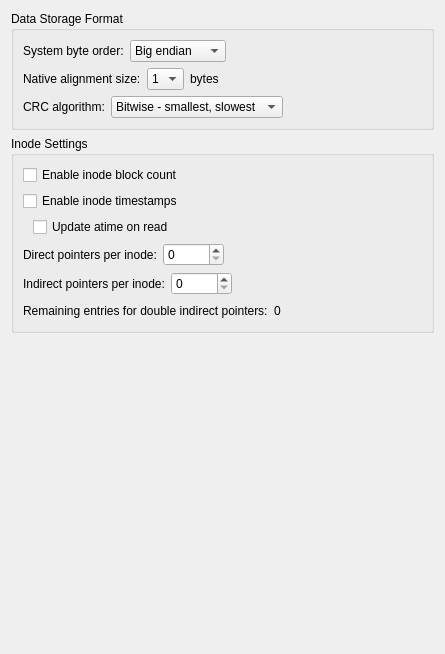
          <widget class="QWidget" name="scrollAreaWidgetContents_3">
           <property name="geometry">
            <rect>
             <x>0</x>
             <y>0</y>
             <width>445</width>
             <height>654</height>
            </rect>
           </property>
           <layout class="QVBoxLayout" name="verticalLayout_19">
            <item>
             <widget class="QGroupBox" name="gbDataFormat">
              <property name="title">
               <string>Data Storage Format</string>
              </property>
              <layout class="QVBoxLayout" name="verticalLayout_21">
               <item>
                <layout class="QHBoxLayout" name="hlayByteOrder">
                 <item>
                  <widget class="QLabel" name="label_23">
                   <property name="toolTip">
                    <string>&lt;html&gt;&lt;head/&gt;&lt;body&gt;&lt;p&gt;&lt;span style=&quot; font-weight:600;&quot;&gt;What it means:&lt;/span&gt; This setting is used to specify whether the byte order of the target system is little endian or big endian.&lt;/p&gt;&lt;p&gt;&lt;span style=&quot; font-weight:600;&quot;&gt;Guidance:&lt;/span&gt; The correct value is determined by your hardware. The majority of embedded systems are little endian. For example, ARM is bi-endian, but uses little endian by default. If this value is set incorrectly, the file system driver will not work: red_init() or RedFseInit() will return an error.&lt;/p&gt;&lt;/body&gt;&lt;/html&gt;</string>
                   </property>
                   <property name="text">
                    <string>System byte order:</string>
                   </property>
                  </widget>
                 </item>
                 <item>
                  <widget class="QComboBox" name="cmbByteOrder">
                   <property name="minimumSize">
                    <size>
                     <width>90</width>
                     <height>0</height>
                    </size>
                   </property>
                   <item>
                    <property name="text">
                     <string>Big endian</string>
                    </property>
                   </item>
                   <item>
                    <property name="text">
                     <string>Little endian</string>
                    </property>
                   </item>
                  </widget>
                 </item>
                 <item>
                  <spacer name="horizontalSpacer_15">
                   <property name="orientation">
                    <enum>Qt::Horizontal</enum>
                   </property>
                   <property name="sizeHint" stdset="0">
                    <size>
                     <width>40</width>
                     <height>20</height>
                    </size>
                   </property>
                  </spacer>
                 </item>
                 <item>
                  <widget class="WarningBtn" name="wbtnByteOrder" native="true">
                   <property name="sizePolicy">
                    <sizepolicy hsizetype="Fixed" vsizetype="Ignored">
                     <horstretch>0</horstretch>
                     <verstretch>0</verstretch>
                    </sizepolicy>
                   </property>
                   <property name="minimumSize">
                    <size>
                     <width>0</width>
                     <height>0</height>
                    </size>
                   </property>
                   <property name="maximumSize">
                    <size>
                     <width>18</width>
                     <height>16777215</height>
                    </size>
                   </property>
                  </widget>
                 </item>
                </layout>
               </item>
               <item>
                <layout class="QHBoxLayout" name="hlayAlignmentSize">
                 <item>
                  <widget class="QLabel" name="label_25">
                   <property name="toolTip">
                    <string>&lt;html&gt;&lt;head/&gt;&lt;body&gt;&lt;p&gt;&lt;span style=&quot; font-weight:600;&quot;&gt;What it means:&lt;/span&gt; This indicates the pointer alignment required to safely and efficiently access a pointer in an &amp;quot;aligned&amp;quot; fashion. In practice, &amp;quot;aligned&amp;quot; means dereferencing a pointer as if it were a pointer to uint32_t. A pointer is assumed to be sufficiently aligned to be accessed in this fashion if its address is evenly divisible by the alignment size.&lt;/p&gt;&lt;p&gt;&lt;span style=&quot; font-weight:600;&quot;&gt;Guidance: &lt;/span&gt;The default value of 4 will work for most systems (since that is the size of a uint32_t). On some architectures (like x86), an unaligned pointer can be accessed in an aligned fashion, but it is less efficient, so the alignment value should still be set. At this time, this setting is only used by the slice-by-8 CRC algorithm. If you are using an idiosyncratic architecture where the pointer address is not a reliable indicator of pointer alignment, this setting can be ignored and the slice-by-8 CRC algorithm should not be used.&lt;/p&gt;&lt;/body&gt;&lt;/html&gt;</string>
                   </property>
                   <property name="text">
                    <string>Native alignment size:</string>
                   </property>
                  </widget>
                 </item>
                 <item>
                  <widget class="QComboBox" name="cmbAlignmentSize">
                   <property name="minimumSize">
                    <size>
                     <width>0</width>
                     <height>0</height>
                    </size>
                   </property>
                   <item>
                    <property name="text">
                     <string>1</string>
                    </property>
                   </item>
                   <item>
                    <property name="text">
                     <string>2</string>
                    </property>
                   </item>
                   <item>
                    <property name="text">
                     <string>4</string>
                    </property>
                   </item>
                   <item>
                    <property name="text">
                     <string>8</string>
                    </property>
                   </item>
                  </widget>
                 </item>
                 <item>
                  <widget class="QLabel" name="label_26">
                   <property name="text">
                    <string>bytes</string>
                   </property>
                  </widget>
                 </item>
                 <item>
                  <spacer name="horizontalSpacer_16">
                   <property name="orientation">
                    <enum>Qt::Horizontal</enum>
                   </property>
                   <property name="sizeHint" stdset="0">
                    <size>
                     <width>40</width>
                     <height>20</height>
                    </size>
                   </property>
                  </spacer>
                 </item>
                 <item>
                  <widget class="WarningBtn" name="wbtnAlignmentSize" native="true">
                   <property name="sizePolicy">
                    <sizepolicy hsizetype="Fixed" vsizetype="Ignored">
                     <horstretch>0</horstretch>
                     <verstretch>0</verstretch>
                    </sizepolicy>
                   </property>
                   <property name="minimumSize">
                    <size>
                     <width>0</width>
                     <height>0</height>
                    </size>
                   </property>
                   <property name="maximumSize">
                    <size>
                     <width>18</width>
                     <height>16777215</height>
                    </size>
                   </property>
                  </widget>
                 </item>
                </layout>
               </item>
               <item>
                <layout class="QHBoxLayout" name="hlayCrc">
                 <item>
                  <widget class="QLabel" name="label_31">
                   <property name="toolTip">
                    <string>&lt;html&gt;&lt;head/&gt;&lt;body&gt;&lt;p&gt;&lt;span style=&quot; font-weight:600;&quot;&gt;What it means:&lt;/span&gt; Reliance Edge stores a CRC-32 value in each of its metadata blocks to allow the driver to check for media errors that have corrupted the metadata. There are several CRC algorithms, all of which compute identical CRC values given identical data and are thus equally good at detecting errors; but the different algorithms allow for trade-offs between size and speed.&lt;/p&gt;&lt;p&gt;&lt;span style=&quot; font-weight:600;&quot;&gt;Guidance:&lt;/span&gt; The default slice-by-8 algorithm is the fastest and the largest; it computes the CRC in 8-byte slices, taking advantage of the ability of many modern processors to load memory from several locations in parallel. It has the most code and it uses an 8 KB read-only table. If you have enough code space (on your ROM or NOR flash), the slice-by-8 algorithm is recommended since it provides the best performance. The slice-by-8 algorithm also relies on aligned memory access; see notes on the &amp;quot;Native alignment size&amp;quot; option.&lt;/p&gt;&lt;p&gt;The Sarwate algorithm is a fairly fast implementation which is much smaller than slice-by-8; it computes the CRC one byte at a time and uses a 1 KB read-only table. If the slice-by-8 algorithm is too big, the Sarwate algorithm is a good choice that provides decent performance in a much smaller package.&lt;/p&gt;&lt;p&gt;The bitwise algorithm is a slow but very small implementation; it computes the CRC one bit at a time and does not use a table. This algorithm is only recommended if space is very limited and Reliance Edge needs to be as small as possible.&lt;/p&gt;&lt;p&gt;Since all three algorithms compute the same CRC result, the CRC algorithm can be changed at any time without breaking media compatibility.&lt;/p&gt;&lt;/body&gt;&lt;/html&gt;</string>
                   </property>
                   <property name="text">
                    <string>CRC algorithm:</string>
                   </property>
                  </widget>
                 </item>
                 <item>
                  <widget class="QComboBox" name="cmbCrc">
                   <item>
                    <property name="text">
                     <string>Bitwise - smallest, slowest</string>
                    </property>
                   </item>
                   <item>
                    <property name="text">
                     <string>Sarwate - midsized, fast</string>
                    </property>
                   </item>
                   <item>
                    <property name="text">
                     <string>Slice by 8 - largest, fastest</string>
                    </property>
                   </item>
                  </widget>
                 </item>
                 <item>
                  <spacer name="horizontalSpacer_19">
                   <property name="orientation">
                    <enum>Qt::Horizontal</enum>
                   </property>
                   <property name="sizeHint" stdset="0">
                    <size>
                     <width>40</width>
                     <height>20</height>
                    </size>
                   </property>
                  </spacer>
                 </item>
                 <item>
                  <widget class="WarningBtn" name="wbtnCrc" native="true">
                   <property name="sizePolicy">
                    <sizepolicy hsizetype="Fixed" vsizetype="Ignored">
                     <horstretch>0</horstretch>
                     <verstretch>0</verstretch>
                    </sizepolicy>
                   </property>
                   <property name="minimumSize">
                    <size>
                     <width>0</width>
                     <height>0</height>
                    </size>
                   </property>
                   <property name="maximumSize">
                    <size>
                     <width>18</width>
                     <height>16777215</height>
                    </size>
                   </property>
                  </widget>
                 </item>
                </layout>
               </item>
              </layout>
             </widget>
            </item>
            <item>
             <widget class="QGroupBox" name="gbInodeSetting">
              <property name="title">
               <string>Inode Settings</string>
              </property>
              <layout class="QVBoxLayout" name="verticalLayout_23">
               <item>
                <layout class="QHBoxLayout" name="hlayInodeBlockCount">
                 <item>
                  <widget class="QCheckBox" name="cbInodeBlockCount">
                   <property name="toolTip">
                    <string>&lt;html&gt;&lt;head/&gt;&lt;body&gt;&lt;p&gt;&lt;span style=&quot; font-weight:600;&quot;&gt;What it means:&lt;/span&gt; This setting determines whether to track the number of data blocks allocated to an inode. Since Reliance Edge supports sparse files (files with unwritten areas that have no data allocated and which read as zeroes), dividing the file size by the block size is not an accurate indicator of how much data is allocated to the inode; this setting enables a field and code to track the number of data blocks actually allocated. This information is made available in the REDSTAT::st_blocks member, returned by red_fstat() (and as an extension, by red_readdir()).&lt;/p&gt;&lt;p&gt;&lt;span style=&quot; font-weight:600;&quot;&gt;Guidance:&lt;/span&gt; If you plan to use REDSTAT::st_blocks in your application, enable this setting; otherwise, disable it to reduce code size and free up space in the inode.&lt;/p&gt;&lt;/body&gt;&lt;/html&gt;</string>
                   </property>
                   <property name="text">
                    <string>Enable inode block count</string>
                   </property>
                  </widget>
                 </item>
                 <item>
                  <spacer name="horizontalSpacer_31">
                   <property name="orientation">
                    <enum>Qt::Horizontal</enum>
                   </property>
                   <property name="sizeHint" stdset="0">
                    <size>
                     <width>40</width>
                     <height>20</height>
                    </size>
                   </property>
                  </spacer>
                 </item>
                 <item>
                  <widget class="WarningBtn" name="wbtnInodeBlockCount" native="true">
                   <property name="sizePolicy">
                    <sizepolicy hsizetype="Fixed" vsizetype="Ignored">
                     <horstretch>0</horstretch>
                     <verstretch>0</verstretch>
                    </sizepolicy>
                   </property>
                   <property name="minimumSize">
                    <size>
                     <width>0</width>
                     <height>0</height>
                    </size>
                   </property>
                   <property name="maximumSize">
                    <size>
                     <width>18</width>
                     <height>16777215</height>
                    </size>
                   </property>
                  </widget>
                 </item>
                </layout>
               </item>
               <item>
                <layout class="QHBoxLayout" name="hlayInodeTimestamps">
                 <item>
                  <widget class="QCheckBox" name="cbInodeTimestamps">
                   <property name="toolTip">
                    <string>&lt;html&gt;&lt;head/&gt;&lt;body&gt;&lt;p&gt;&lt;span style=&quot; font-weight:600;&quot;&gt;What it means:&lt;/span&gt; This setting determines whether to store timestamps with the inode, namely atime (time of last access), mtime (time of last modification), and ctime (time of last status change). If enabled, these timestamps are accessible in the REDSTAT structure. The values assigned to these timestamps rely on RedOsClockGetTime().&lt;/p&gt;&lt;p&gt;If using the POSIX-like API, this setting determines whether the following APIs will be available:&lt;/p&gt;&lt;p&gt;- red_utimes()&lt;br/&gt;- red_utimesat()&lt;br/&gt;- red_futimes()&lt;/p&gt;&lt;p&gt;&lt;span style=&quot; font-weight:600;&quot;&gt;Guidance:&lt;/span&gt; If you plan to use the inode timestamps in your application, or like having them available to support file system analysis, enable this setting; otherwise, disable it to reduce code size and free up space in the inode. If you have not implemented the real-time clock service, there is little point in enabling this setting since the timestamps will always be zero.&lt;/p&gt;&lt;/body&gt;&lt;/html&gt;</string>
                   </property>
                   <property name="text">
                    <string>Enable inode timestamps</string>
                   </property>
                  </widget>
                 </item>
                 <item>
                  <spacer name="horizontalSpacer_26">
                   <property name="orientation">
                    <enum>Qt::Horizontal</enum>
                   </property>
                   <property name="sizeHint" stdset="0">
                    <size>
                     <width>40</width>
                     <height>20</height>
                    </size>
                   </property>
                  </spacer>
                 </item>
                 <item>
                  <widget class="WarningBtn" name="wbtnInodeTimestamps" native="true">
                   <property name="sizePolicy">
                    <sizepolicy hsizetype="Fixed" vsizetype="Ignored">
                     <horstretch>0</horstretch>
                     <verstretch>0</verstretch>
                    </sizepolicy>
                   </property>
                   <property name="minimumSize">
                    <size>
                     <width>0</width>
                     <height>0</height>
                    </size>
                   </property>
                   <property name="maximumSize">
                    <size>
                     <width>18</width>
                     <height>16777215</height>
                    </size>
                   </property>
                  </widget>
                 </item>
                </layout>
               </item>
               <item>
                <layout class="QHBoxLayout" name="hlayUpdateAtime">
                 <item>
                  <spacer name="horizontalSpacer_23">
                   <property name="orientation">
                    <enum>Qt::Horizontal</enum>
                   </property>
                   <property name="sizeType">
                    <enum>QSizePolicy::Fixed</enum>
                   </property>
                   <property name="sizeHint" stdset="0">
                    <size>
                     <width>10</width>
                     <height>20</height>
                    </size>
                   </property>
                  </spacer>
                 </item>
                 <item>
                  <widget class="QCheckBox" name="cbUpdateAtime">
                   <property name="toolTip">
                    <string>&lt;html&gt;&lt;head/&gt;&lt;body&gt;&lt;p&gt;&lt;span style=&quot; font-weight:600;&quot;&gt;What it means:&lt;/span&gt; This setting determines whether to update the atime (time of last access) timestamp of an inode when it is read. For a file, this would be updated during red_read() or RedFseRead(); for a directory, it would be updated during red_readdir().&lt;/p&gt;&lt;p&gt;&lt;span style=&quot; font-weight:600;&quot;&gt;Guidance:&lt;/span&gt; Keeping atime up-to-date has the disadvantage of adding write operations to read operations—for example, red_read() will include a write to disk, instead of just reads. While disabling this setting reduces POSIX compliance, many systems do so (as with the noatime mount option in Linux). If your application has a need for atime to be kept up-to-date, enable this setting; otherwise, disable it to improve performance and limit writes to the media which may reduce device lifetime.&lt;/p&gt;&lt;/body&gt;&lt;/html&gt;</string>
                   </property>
                   <property name="text">
                    <string>Update atime on read</string>
                   </property>
                  </widget>
                 </item>
                 <item>
                  <spacer name="horizontalSpacer_20">
                   <property name="orientation">
                    <enum>Qt::Horizontal</enum>
                   </property>
                   <property name="sizeHint" stdset="0">
                    <size>
                     <width>40</width>
                     <height>20</height>
                    </size>
                   </property>
                  </spacer>
                 </item>
                </layout>
               </item>
               <item>
                <layout class="QHBoxLayout" name="hlayDirectPointers">
                 <item>
                  <widget class="QLabel" name="label_33">
                   <property name="toolTip">
                    <string>&lt;html&gt;&lt;head/&gt;&lt;body&gt;&lt;p&gt;&lt;span style=&quot; font-weight:600;&quot;&gt;What it means:&lt;/span&gt; Inodes (file system objects used to implement files and directories) point to data blocks, either directly or indirectly. A greater degree of indirection allows for larger files, while a lesser degree of indirection is more efficient.&lt;/p&gt;&lt;p&gt;Like traditional Unix file systems, Reliance Edge offers a compromise by providing a mix of indirection levels, with lower file offsets having less indirection and higher file offsets having more. Inodes have three pointer types: direct pointers, which store file data block numbers; indirect pointers, which store block numbers of indirect blocks which in turn store file data block numbers; and double indirect pointers, which store block numbers of double indirect blocks which in turn store indirect block numbers.&lt;/p&gt;&lt;p&gt;Unlike other file systems, Reliance Edge allows the number of each pointer type to be configured to allow for different use cases. The number of direct and indirect pointers are configured in these settings, and leftover pointers are designated double indirect pointers.&lt;/p&gt;&lt;p&gt;&lt;span style=&quot; font-weight:600;&quot;&gt;Guidance:&lt;/span&gt; These settings are a powerful way to optimize Reliance Edge for your use case. For example, if most of your files are under 20 KB and you have a 1024 byte block size, you can put 20 direct pointers in the inode so that most of your files will read and write very efficiently due to the lack of indirection; the first 20 KB of large files would have the same efficiency improvement, which may be useful for file types with metadata headers that are accessed more often than later areas of the file. Adding indirect pointers allows for more efficient access to midsized files. Each indirect stores (B − 20) /4 data block pointers (where B is the block size); so with a block size of 1024, adding 32 indirect pointers would allow files up to 8 MB to be accessed with only one level of indirection. Reducing the amount of indirection in the inode has the effect of reducing the maximum file size; the Info tab reports the maximum file size with the current settings. If the maximum file size is too small, setting the direct and indirect pointer counts to zero (resulting in an inode which stores nothing but double indirect pointers) will increase the maximum; if it is still too small, then the only option is to increase the block size.&lt;/p&gt;&lt;p&gt;This setting affects directory inodes as well as file inodes. Since directories are usually small, keeping a few direct pointers in the inode is useful for improving the performance of directory operations.&lt;/p&gt;&lt;/body&gt;&lt;/html&gt;</string>
                   </property>
                   <property name="text">
                    <string>Direct pointers per inode:</string>
                   </property>
                  </widget>
                 </item>
                 <item>
                  <widget class="QSpinBox" name="sbDirectPointers">
                   <property name="maximum">
                    <number>65536</number>
                   </property>
                  </widget>
                 </item>
                 <item>
                  <spacer name="horizontalSpacer_21">
                   <property name="orientation">
                    <enum>Qt::Horizontal</enum>
                   </property>
                   <property name="sizeHint" stdset="0">
                    <size>
                     <width>40</width>
                     <height>20</height>
                    </size>
                   </property>
                  </spacer>
                 </item>
                 <item>
                  <widget class="WarningBtn" name="wbtnDirectPointers" native="true">
                   <property name="sizePolicy">
                    <sizepolicy hsizetype="Fixed" vsizetype="Ignored">
                     <horstretch>0</horstretch>
                     <verstretch>0</verstretch>
                    </sizepolicy>
                   </property>
                   <property name="minimumSize">
                    <size>
                     <width>0</width>
                     <height>0</height>
                    </size>
                   </property>
                   <property name="maximumSize">
                    <size>
                     <width>18</width>
                     <height>16777215</height>
                    </size>
                   </property>
                  </widget>
                 </item>
                </layout>
               </item>
               <item>
                <layout class="QHBoxLayout" name="hlayIndirectPointers">
                 <item>
                  <widget class="QLabel" name="label_34">
                   <property name="toolTip">
                    <string>&lt;html&gt;&lt;head/&gt;&lt;body&gt;&lt;p&gt;&lt;span style=&quot; font-weight:600;&quot;&gt;What it means:&lt;/span&gt; Inodes (file system objects used to implement files and directories) point to data blocks, either directly or indirectly. A greater degree of indirection allows for larger files, while a lesser degree of indirection is more efficient.&lt;/p&gt;&lt;p&gt;Like traditional Unix file systems, Reliance Edge offers a compromise by providing a mix of indirection levels, with lower file offsets having less indirection and higher file offsets having more. Inodes have three pointer types: direct pointers, which store file data block numbers; indirect pointers, which store block numbers of indirect blocks which in turn store file data block numbers; and double indirect pointers, which store block numbers of double indirect blocks which in turn store indirect block numbers.&lt;/p&gt;&lt;p&gt;Unlike other file systems, Reliance Edge allows the number of each pointer type to be configured to allow for different use cases. The number of direct and indirect pointers are configured in these settings, and leftover pointers are designated double indirect pointers.&lt;/p&gt;&lt;p&gt;&lt;span style=&quot; font-weight:600;&quot;&gt;Guidance:&lt;/span&gt; These settings are a powerful way to optimize Reliance Edge for your use case. For example, if most of your files are under 20 KB and you have a 1024 byte block size, you can put 20 direct pointers in the inode so that most of your files will read and write very efficiently due to the lack of indirection; the first 20 KB of large files would have the same efficiency improvement, which may be useful for file types with metadata headers that are accessed more often than later areas of the file. Adding indirect pointers allows for more efficient access to midsized files. Each indirect stores (B − 20) /4 data block pointers (where B is the block size); so with a block size of 1024, adding 32 indirect pointers would allow files up to 8 MB to be accessed with only one level of indirection. Reducing the amount of indirection in the inode has the effect of reducing the maximum file size; the Info tab reports the maximum file size with the current settings. If the maximum file size is too small, setting the direct and indirect pointer counts to zero (resulting in an inode which stores nothing but double indirect pointers) will increase the maximum; if it is still too small, then the only option is to increase the block size.&lt;/p&gt;&lt;p&gt;This setting affects directory inodes as well as file inodes. Since directories are usually small, keeping a few direct pointers in the inode is useful for improving the performance of directory operations.&lt;/p&gt;&lt;/body&gt;&lt;/html&gt;</string>
                   </property>
                   <property name="text">
                    <string>Indirect pointers per inode:</string>
                   </property>
                  </widget>
                 </item>
                 <item>
                  <widget class="QSpinBox" name="sbIndirectPointers">
                   <property name="maximum">
                    <number>65536</number>
                   </property>
                  </widget>
                 </item>
                 <item>
                  <spacer name="horizontalSpacer_24">
                   <property name="orientation">
                    <enum>Qt::Horizontal</enum>
                   </property>
                   <property name="sizeHint" stdset="0">
                    <size>
                     <width>40</width>
                     <height>20</height>
                    </size>
                   </property>
                  </spacer>
                 </item>
                 <item>
                  <widget class="WarningBtn" name="wbtnIndirectPointers" native="true">
                   <property name="sizePolicy">
                    <sizepolicy hsizetype="Fixed" vsizetype="Ignored">
                     <horstretch>0</horstretch>
                     <verstretch>0</verstretch>
                    </sizepolicy>
                   </property>
                   <property name="minimumSize">
                    <size>
                     <width>0</width>
                     <height>0</height>
                    </size>
                   </property>
                   <property name="maximumSize">
                    <size>
                     <width>18</width>
                     <height>16777215</height>
                    </size>
                   </property>
                  </widget>
                 </item>
                </layout>
               </item>
               <item>
                <layout class="QHBoxLayout" name="hlayDindirPointers">
                 <item>
                  <widget class="QLabel" name="label_50">
                   <property name="text">
                    <string>Remaining entries for double indirect pointers:</string>
                   </property>
                  </widget>
                 </item>
                 <item>
                  <widget class="QLabel" name="labelDindirPointers">
                   <property name="text">
                    <string>0</string>
                   </property>
                  </widget>
                 </item>
                 <item>
                  <spacer name="horizontalSpacer_25">
                   <property name="orientation">
                    <enum>Qt::Horizontal</enum>
                   </property>
                   <property name="sizeHint" stdset="0">
                    <size>
                     <width>40</width>
                     <height>20</height>
                    </size>
                   </property>
                  </spacer>
                 </item>
                </layout>
               </item>
              </layout>
             </widget>
            </item>
            <item>
             <spacer name="verticalSpacer_3">
              <property name="orientation">
               <enum>Qt::Vertical</enum>
              </property>
              <property name="sizeHint" stdset="0">
               <size>
                <width>20</width>
                <height>40</height>
               </size>
              </property>
             </spacer>
            </item>
           </layout>
          </widget>
